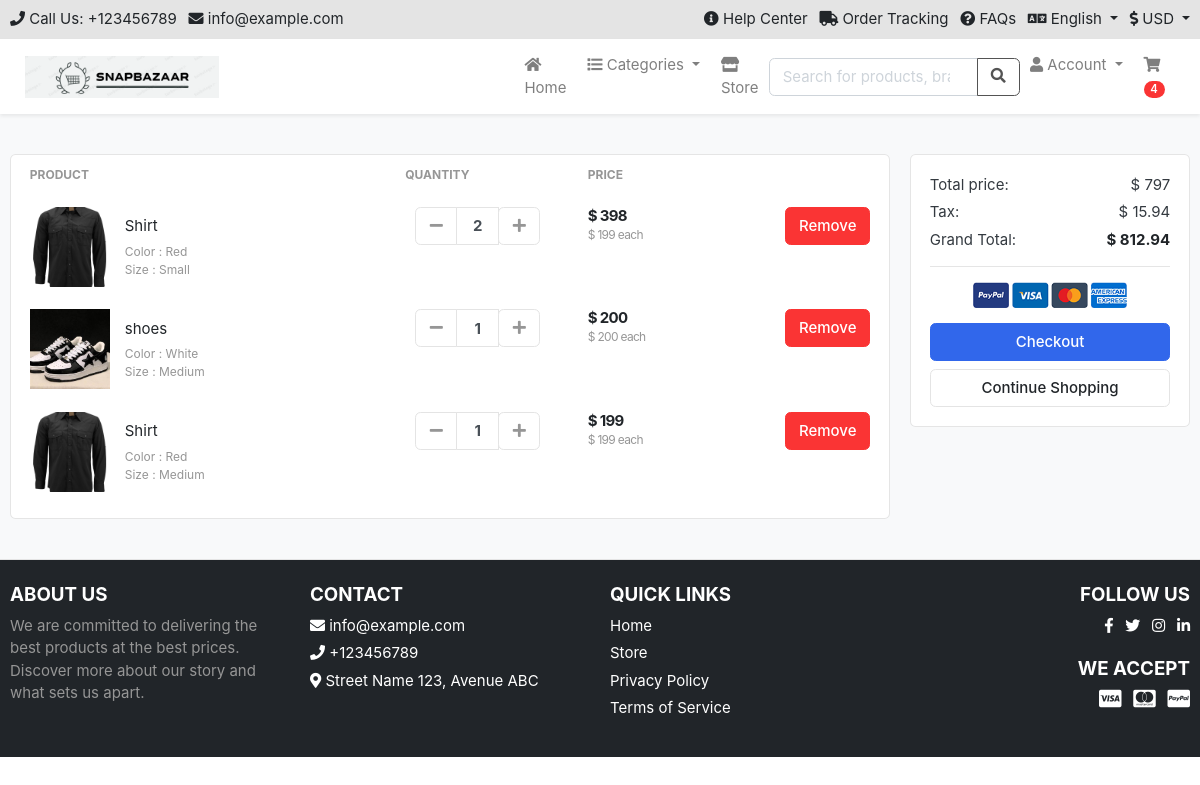
Page /Cart/ (signed in) on the earlier database version.
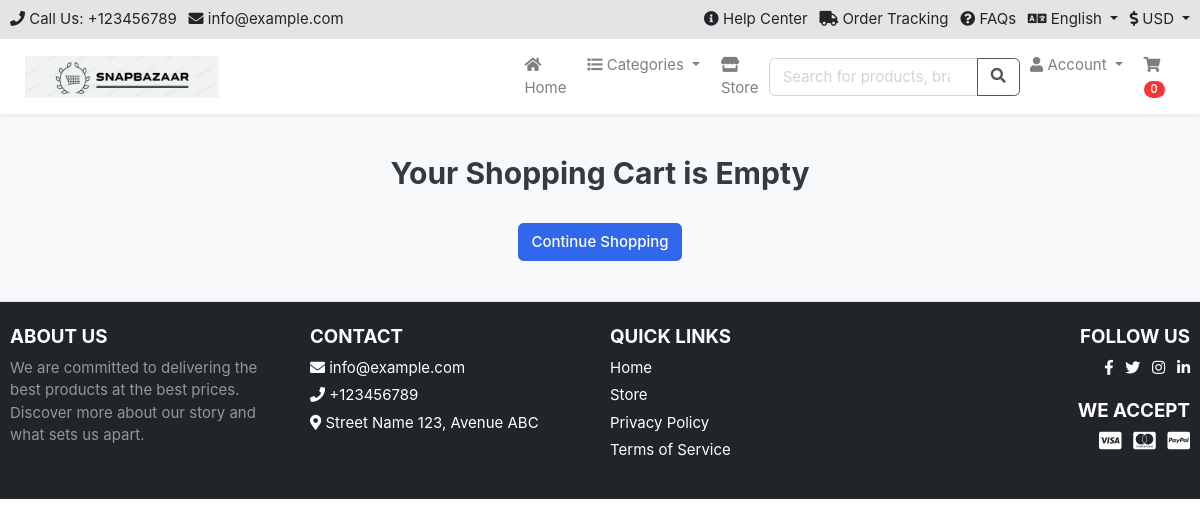
Same page on the later database version.
### Cart/models.py (models this page shows, shortened)
class CartItem(models.Model):
    user = models.ForeignKey(settings.AUTH_USER_MODEL, on_delete=models.CASCADE, null=True, blank=True)
    product = models.ForeignKey(Product, on_delete=models.CASCADE)
    variations = models.ManyToManyField(Variation, blank=True)
    cart = models.ForeignKey(Cart, on_delete=models.CASCADE, null=True, blank=True)
    quantity = models.PositiveIntegerField(default=1)
    is_active = models.BooleanField(default=True)
    def sub_total(self):
        return self.product.price * self.quantity
    class Meta:
        unique_together = ('user', 'product', 'cart')

### Store/models.py (models this page shows, shortened)
class Product(models.Model):
    product_name    = models.CharField(max_length=200, unique=True)
    slug            = models.SlugField(max_length=200, unique=True)
    description     = models.TextField(max_length=500, blank=True)
    price           = models.IntegerField()
    images          = models.ImageField(upload_to='photos/products')
    stock           = models.IntegerField()
    is_available    = models.BooleanField(default=True)
    category        = models.ForeignKey(Category, on_delete=models.CASCADE)
    created_date    = models.DateTimeField(auto_now_add=True)
    modified_date   = models.DateTimeField(auto_now=True)
    def get_url(self):
        return reverse('product_detail', args=[self.category.slug, self.slug])

class Variation(models.Model):
    product = models.ForeignKey(Product, on_delete=models.CASCADE)
    variation_category = models.CharField(max_length=100, choices=variation_category_choice)
    variation_value     = models.CharField(max_length=100)
    is_active           = models.BooleanField(default=True)
    created_date        = models.DateTimeField(auto_now=True)
    objects = VariationManager()

### Cart/views.py (the view)
# urls.py: path('', views.cart, name='cart'),
def cart(request, total=0, quantity=0, cart_items=None):
    try:
        tax = 0
        grand_total = 0
        if request.user.is_authenticated:
            cart_items = CartItem.objects.filter(user=request.user, is_active=True)
        else:
            cart = Cart.objects.get(cart_id=_cart_id(request))
            cart_items = CartItem.objects.filter(cart=cart, is_active=True)
        for cart_item in cart_items:
            total += (cart_item.product.price * cart_item.quantity)
            quantity += cart_item.quantity
        tax = (2 * total)/100
        grand_total = total + tax
    except ObjectDoesNotExist:
        pass #just ignore
    context = {
        'total': total,
        'quantity': quantity,
        'cart_items': cart_items,
        'tax'       : tax,
        'grand_total': grand_total,
    }
    return render(request, 'Cart/cart.html', context)

### Cart/context_processors.py (called while the page is built)
def counter(request):
    cart_count = 0
    if 'admin' in request.path:
        return {}
    else:
        try:
            cart = Cart.objects.filter(cart_id=_cart_id(request))
            if request.user.is_authenticated:
                cart_items = CartItem.objects.all().filter(user=request.user)
            else:
                cart_items = CartItem.objects.all().filter(cart=cart[:1])
            for cart_item in cart_items:
                cart_count += cart_item.quantity
        except Cart.DoesNotExist:
            cart_count = 0
    return dict(cart_count=cart_count)

### Cart/views.py (called while the page is built)
def _cart_id(request):
    cart = request.session.session_key
    if not cart:
        cart = request.session.create()
    return cart

### Category/context_processors.py (called while the page is built)
def menu_links(request):
    link = Category.objects.all()
    return {'link': link}

### Category/models.py (called while the page is built)
    def get_url(self):
        return reverse('products_by_category', args=[self.slug,])

### templates/Cart/cart.html (shortened to what this page needs)
{% extends 'base.html' %}
{% load static %}
{% block content %}
<section class="section-content padding-y bg">
<div class="container">
{% if not cart_items %}
	<h2 class="text-center">Your Shopping Cart is Empty</h2>
	<br>
	<div class="text-center">
		<a href="{% url 'store' %}" class="btn btn-primary">Continue Shopping</a>
	</div>
{% else %}
<div class="row">
	<aside class="col-lg-9">
<div class="card">
<table class="table table-borderless table-shopping-cart">
<thead class="text-muted">
<tr class="small text-uppercase">
  <th scope="col">Product</th>
  <th scope="col" width="120">Quantity</th>
  <th scope="col" width="120">Price</th>
  <th scope="col" class="text-right" width="200"> </th>
</tr>
</thead>
<tbody>
{% for cart_item in cart_items %}
<tr>
	<td>
		<figure class="itemside align-items-center">
			<div class="aside"><img src="{{ cart_item.product.images.url }}" class="img-sm"></div>
			<figcaption class="info">
				<a href="{{ cart_item.product.get_url }}" class="title text-dark">{{ cart_item.product.product_name }}</a>
				<p class="text-muted small">
					{% if cart_item.variations.all %}
						{% for item in cart_item.variations.all %}
							{{ item.variation_category | capfirst }} : {{ item.variation_value | capfirst }} <br>
						{% endfor %}
					{% endif %}
				</p>
			</figcaption>
		</figure>
	</td>
	<td>
					<div class="col">
						<div class="input-group input-spinner">
							<div class="input-group-prepend">
							<a href="{% url 'remove_cart' cart_item.product.id cart_item.id %}" class="btn btn-light" type="button" id="button-plus"> <i class="fa fa-minus"></i> </a>
							</div>
							<input type="text" class="form-control"  value="{{ cart_item.quantity }}">
							<div class="input-group-append">
								<form action="{% url 'add_cart' cart_item.product.id %}" method="POST">
									<button class="btn btn-light" type="submit" id="button-minus"> <i class="fa fa-plus"></i> </button>
								</form>
							</div>
						</div>
					</div>
	</td>
	<td>
		<div class="price-wrap">
			<var class="price">$ {{ cart_item.sub_total }}</var>
			<small class="text-muted"> $ {{ cart_item.product.price }} each </small>
		</div>
	</td>
	<td class="text-right">
	<a href="{% url 'remove_cart_item' cart_item.product.id cart_item.id %}" onclick="return confirm('Are you sure you want to delete this item?')" class="btn btn-danger"> Remove</a>
	</td>
</tr>
{% endfor %}
</tbody>
</table>
</div>
	</aside>
	<aside class="col-lg-3">
		<div class="card">
		<div class="card-body">
			<dl class="dlist-align">
			  <dt>Total price:</dt>
			  <dd class="text-right">$ {{total}}</dd>
			</dl>
			<dl class="dlist-align">
			  <dt>Tax:</dt>
			  <dd class="text-right"> $ {{tax}}</dd>
			</dl>
			<dl class="dlist-align">
			  <dt>Grand Total:</dt>
			  <dd class="text-right text-dark b"><strong>$ {{grand_total}}</strong></dd>
			</dl>
			<hr>
			<p class="text-center mb-3">
				<img src="{% static './images/misc/payments.png' %}" height="26">
			</p>
			<a href="{% url 'checkout' %}" class="btn btn-primary btn-block"> Checkout </a>
			<a href="{% url 'store' %}" class="btn btn-light btn-block">Continue Shopping</a>
		</div>
		</div>
</aside>
</div>
{% endif %}
</div>
</section>
{% endblock %}

Differences in the rows shown:
removed CartItem: product.images (picture), product.product_name "Shirt", quantity "2", sub_total "398", product.price "199"
no longer on this page (row unchanged): Variation: variation_category "Color", variation_value "Red"
no longer on this page (row unchanged): Variation: variation_category "Size", variation_value "Small", shown under "Shirt"
removed CartItem: product.images (picture), product.product_name "shoes", quantity "1", sub_total "200", product.price "200"
no longer on this page (row unchanged): Variation: variation_category "Color", variation_value "White", shown under "shoes"
no longer on this page (row unchanged): Variation: variation_category "Size", variation_value "Medium", shown under "shoes"
removed CartItem: product.images (picture), product.product_name "Shirt", quantity "1", sub_total "199", product.price "199"
no longer on this page (row unchanged): Variation: variation_category "Size", variation_value "Medium", shown under "Shirt"
Other differences:
{{ cart_count }}: "4" → "0"
{{ total }}: "797" → (not shown)
{{ tax }}: "15.94" → (not shown)
{{ grand_total }}: "812.94" → (not shown)
text no longer shown: "PRODUCT QUANTITY PRICE Total price: $ Tax: $ Grand Total: $ Checkout"
text now shown: "Your Shopping Cart is Empty"
